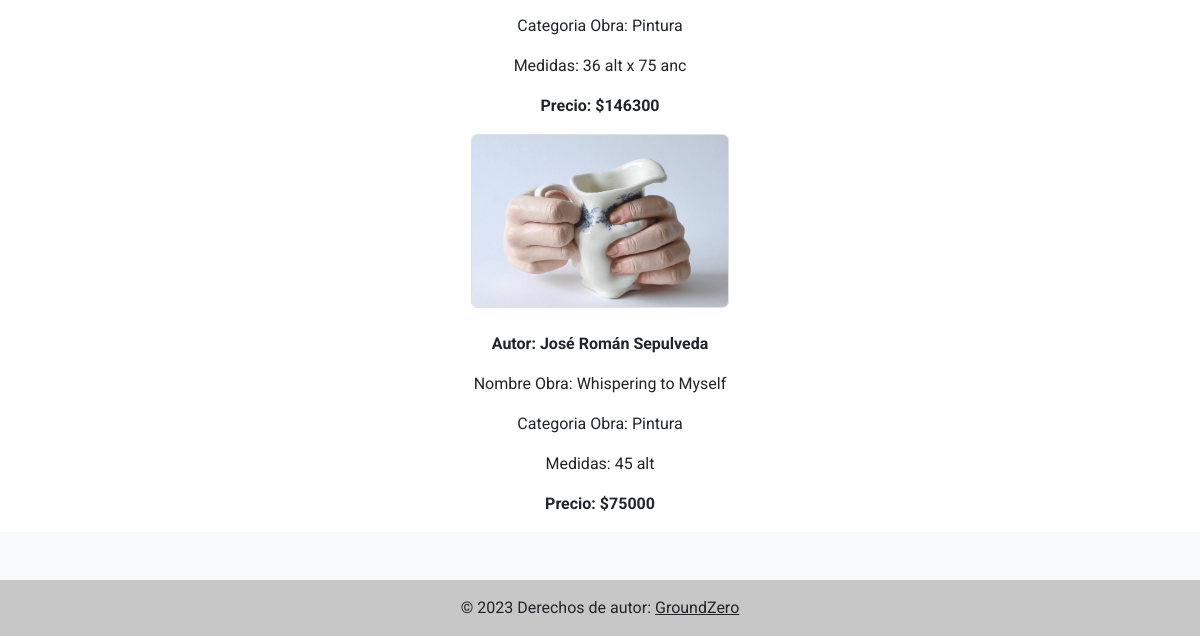
/galeria/ (lower part), run on an earlier commit of the app's database.
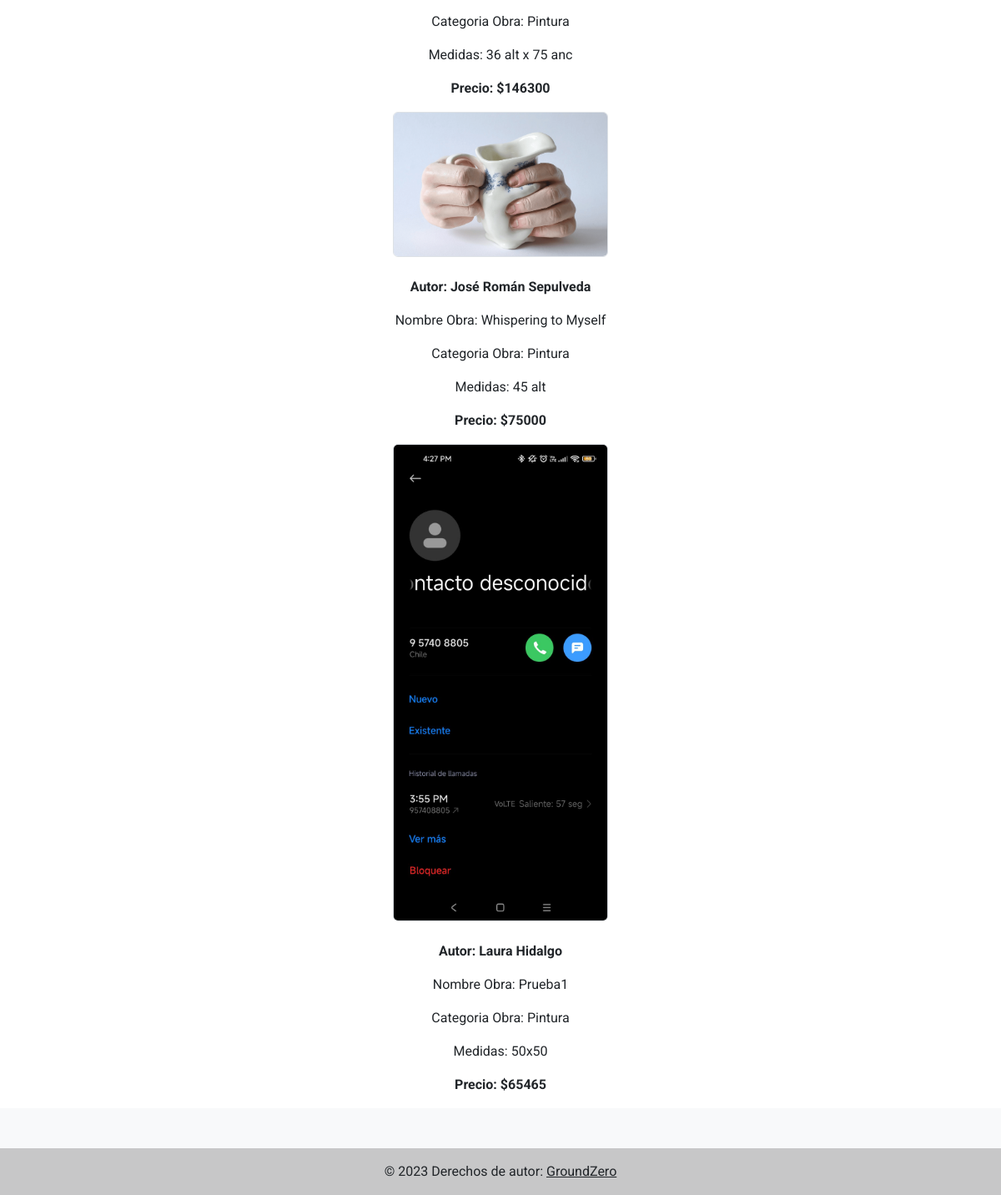
And on a later commit of the database.
### appweb/models.py (models this page shows, shortened)
class Obra(models.Model):
    nombreObra = models.CharField(max_length=50)
    nombreApellido_Autor = models.CharField(max_length=100)
    autor = models.ForeignKey(User, on_delete=models.CASCADE, null=True, blank=True)
    medidas = models.CharField(max_length=20)
    tecnica = models.CharField(max_length=50)
    precio = models.IntegerField()
    estado = models.IntegerField(choices=list_estado_obra, default=0)
    imagenObra = models.ImageField(upload_to='obras')
    historia = models.TextField(null=True, blank=True)
    mensaje_rechazo = models.TextField(max_length=200, null=False, blank=True)
    categoriaObra = models.IntegerField(choices=list_categoria_obra, default=0)

### appweb/views.py (the view, shortened to what this page needs)
# urls.py: path('galeria/', galeria, name="galeria"),
def galeria(request):
    Obras = Obra.objects.all()
    data = {
        'form': ContactoForm(),
        'Obras': Obras
    }
    return render(request, 'galeria.html', data)

### appweb/templates/galeria.html (shortened to what this page needs)
{% extends 'base.html' %}
{% load static %}
{% block contenido %}
<div class="text-center">
  <br />
  {% if Obras %}
      {% for obra in Obras %}
          {% if obra.estado == 1 %}
              <div class="container-fluid">
                  <div class="row justify-content-center">
                      <div class="col-lg-8 col-md-12">
                          <div class="col-lg-4 obras mx-auto">
                              <img src="{{ obra.imagenObra.url }}" class="img-fluid rounded border"
                                  style="max-width: 400; max-height: 400;">
                          </div>
                          <br>
                          <p class="mx-auto" id="datosObra">
                              <strong>Autor: {{ obra.nombreApellido_Autor }}</strong>
                          </p>
                          <p class="mx-auto">
                              Nombre Obra: {{ obra.nombreObra }}
                          </p>
                          {% if obra.categoriaObra == 0 %}
                              <p class="mx-auto">
                                  Categoria Obra: Pintura
                              </p>
                          {% elif obra.categoriaObra == 1 %}
                              <p class="mx-auto">
                                  Categoria Obra: Escultura
                              </p>
                          {% elif obra.categoriaObra == 2 %}
                              <p class="mx-auto">
                                  Categoria Obra: Carpinteria
                              </p>
                          {% endif %}
                          <p class="mx-auto">
                              Medidas: {{ obra.medidas }}
                          </p>
                          <p class="mx-auto">
                              <strong>Precio: ${{ obra.precio }}</strong>
                          </p>
                      </div>
                  </div>
              </div>
          {% endif %}
      {% endfor %}
  {% endif %}
</div>
{% endblock %}

What changed in the data, as far as the page shows it:
added Obra: imagenObra (picture), nombreApellido_Autor "Laura Hidalgo", nombreObra "Prueba1", categoriaObra "Categoria Obra: Pintura", medidas "50x50", precio "65465"
